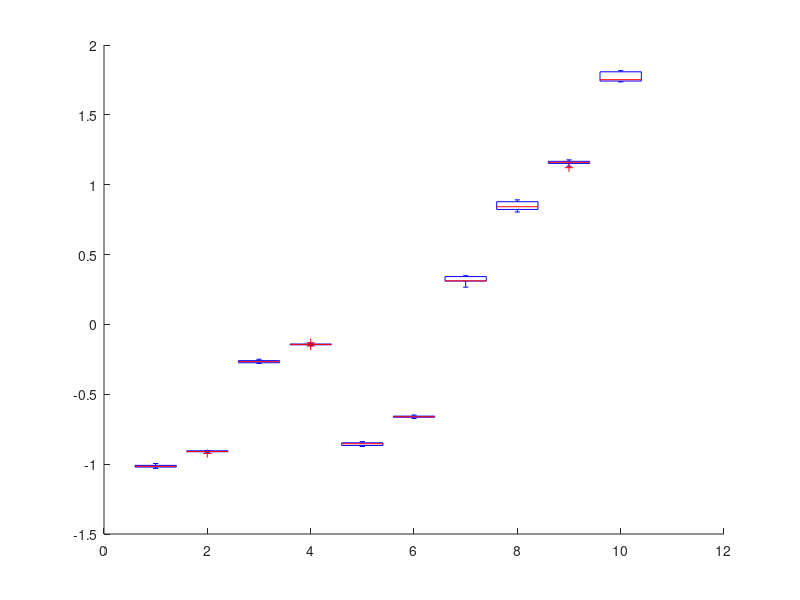

This chart was generated by the following MATLAB code: (Note: this script raises an error after producing the figure.)
%% boxplot and summary
clear;

load('ne7_svt.mat');
load('ne7_obj.mat');

% mean
fprintf('The mean of run time of svt is \n');
display(mean(records1));
fprintf('The mean of run time of obj is \n');
display(mean(records2));

% standard error
fprintf('The se of run time of svt is \n');
display(std(records1/sqrt(11-1)));
fprintf('The se of run time of obj is \n');
display(std(records2/sqrt(11-1)));

D(:,1:2:2*size(records1,2)) = log(records1);
D(:,2:2:2*size(records2,2)) = log(records2);

boxplot(D,'factorgap',10,'color','rk');
set(gca,'xtick',1.9:3.9:50);
set(gca,'xticklabel',...
    {'bfwb398','rdb800l','tols1090','mhd4800b','cryg10000'});

ylabel('log(Run Time)','fontsize',20);
legend(findobj(gca,'Tag','Box'),'succession','deflation',...
    'Location','northwest');
set(gca,'fontsize',20);